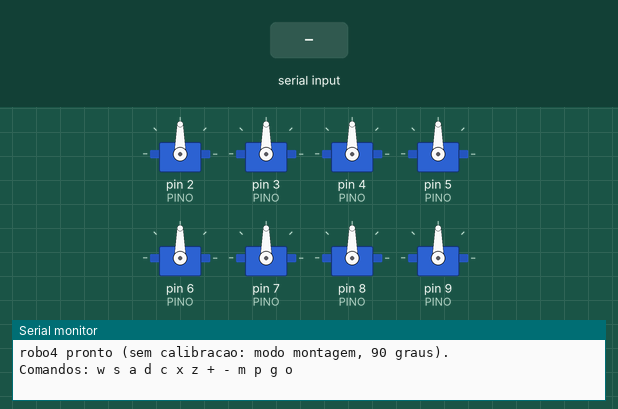
Bench run of a sketch on a simulated Arduino Uno, built with avr-gcc and run on an emulated ATmega328P. Parts: 8 × servo, the last lines printed to the serial monitor. The test bench sets the inputs (shaded band).

Above: at 2.8 s.
2.9 s: "w90\n" received over Serial
At 3.36 s:
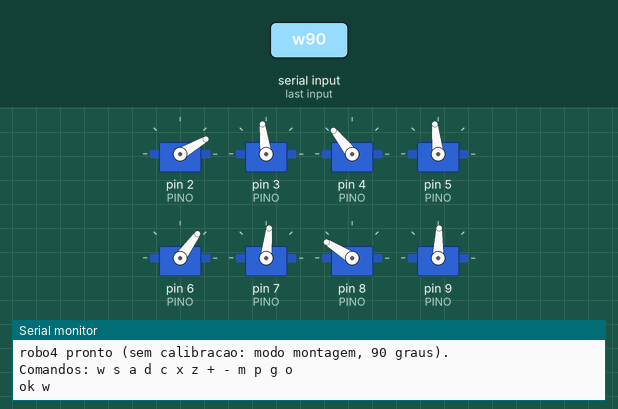
5.9 s: "o 0 1 -6\n" received over Serial
8.9 s: "x\n" received over Serial
At 10.0 s:
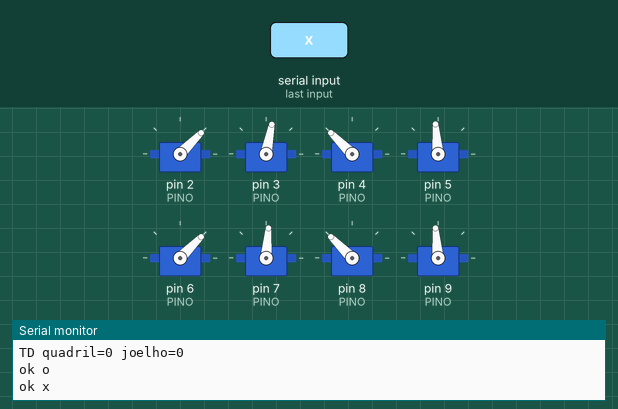
10.4 s: "z\n" received over Serial
At 11.3 s:
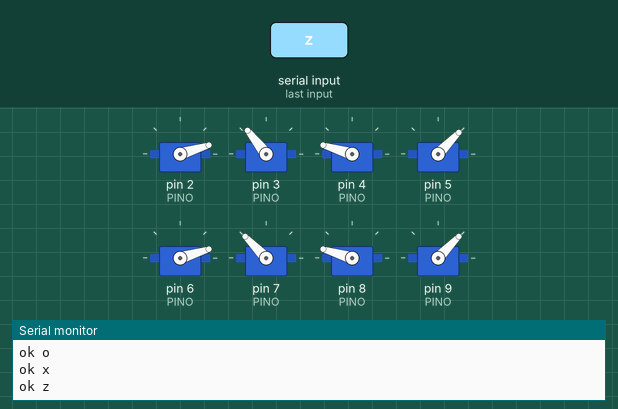
12.0 s: "m\n" received over Serial
At 12.15 s:
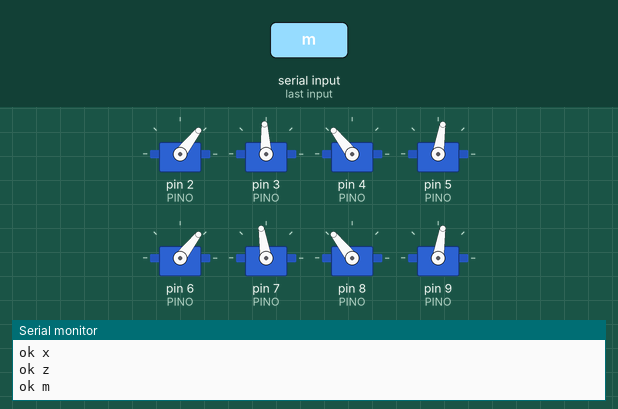
13.8 s: "s90\n" received over Serial
At 13.95 s:
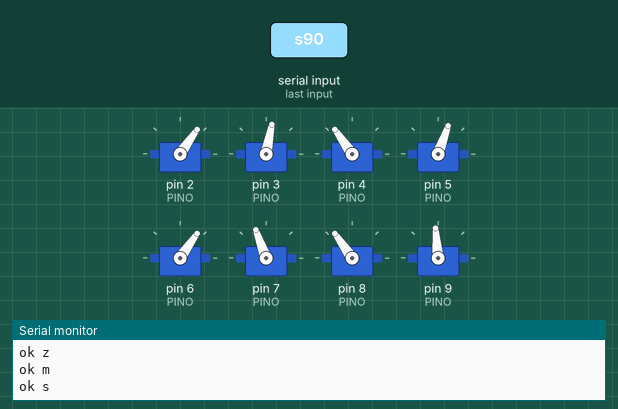
Timing chart, 0 to 30.3 s (numbered marks = the images above; inputs shaded):
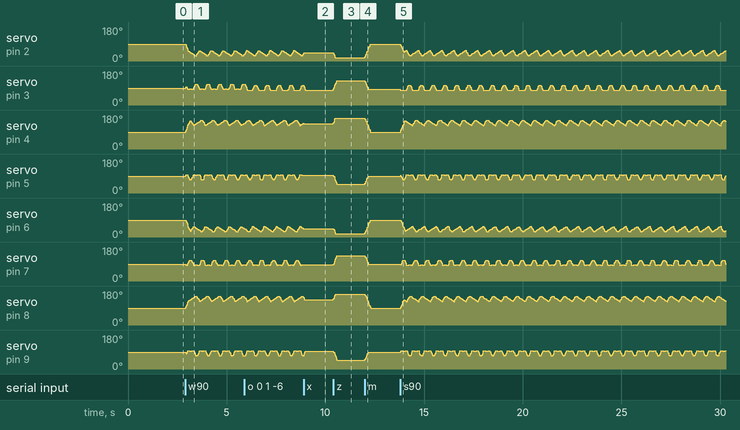

Measured:
- after the input at 8.9 s, servo on pin 5 (PINO): stops changing and stays 95°; servo on pin 6 (PINO): goes on until 8.9 s, then stays 45°; servo on pin 7 (PINO): stops changing and stays 85°
- after the input at 10.4 s, servo on pin 2 (PINO), servo on pin 6 (PINO): 45° → 17° at once; servo on pin 3 (PINO): moves from 79° to 128° over 0.18 s, starting at once; servo on pin 4 (PINO), servo on pin 8 (PINO): 135° → 163° at once; servo on pin 5 (PINO), servo on pin 9 (PINO): 95° → 46° at once; servo on pin 7 (PINO): 85° → 134° at once
- after the input at 12.0 s, servo on pin 2 (PINO): moves from 17° to 90° over 0.28 s, starting at once; servo on pin 3 (PINO): 128° → 84° at once

The sketch:

robo4.ino
```cpp
// robo4 — quadrúpede com joelhos (8 servos) em Arduino Uno + Sensor Shield V5
// Cada perna tem 2 juntas no mesmo plano: quadril (gira a coxa) e joelho (gira a canela).
// Controle pelo Monitor Serial (9600 baud, "Nenhum final de linha" ou "Nova linha"):
//   w frente   s ré   a gira esq.   d gira dir.   c marcha lenta (creep)
//   x parar (em pé)   z deitar   + / - altura   m modo montagem (todos a 90°)
//   o <perna> <junta> <graus>  ajusta a calibração. Ex.: "o 0 1 -6" (Enter no fim)
// Ao ligar sem calibração gravada, fica em modo montagem (90°); "x" põe em pé.
//   p mostra a calibração   g grava a calibração na EEPROM
// Pernas: 0=FE frente esquerda, 1=FD frente direita, 2=TE trás esquerda, 3=TD trás direita
// Juntas: 0=quadril, 1=joelho

#include <Servo.h>
#include <EEPROM.h>
#include <math.h>

// ---- Ligações (pinos do Sensor Shield) ----
// D0/D1 ficam livres para o USB/Bluetooth; A4/A5 livres para I2C (IMU, PCA9685).
const uint8_t PINO[4][2] = {{2, 3}, {4, 5}, {6, 7}, {8, 9}};

// Sentido de cada servo. O lado direito é espelhado. Se uma junta girar ao contrário
// no teste, troque o sinal dela aqui.
const int8_t SENTIDO[4][2] = {{1, -1}, {-1, 1}, {1, -1}, {-1, 1}};

// ---- Geometria (mm) — meça as suas peças e ajuste ----
const float L1 = 55.0;  // coxa: eixo do quadril até eixo do joelho
const float L2 = 60.0;  // canela: eixo do joelho até a ponta do pé
const bool JOELHO_PARA_TRAS = true;

float altura = 85.0;    // distância do quadril ao chão em pé
const float PASSO = 30.0;   // comprimento do passo
const float ELEVA = 20.0;   // quanto o pé sobe no ar
const unsigned long CICLO_TROTE = 600;   // ms por ciclo
const unsigned long CICLO_CREEP = 1600;
// Na marcha lenta o corpo vai para trás quando um pé da frente sobe e para a frente
// quando um pé de trás sobe: assim o peso fica dentro do triângulo das 3 pernas no chão.
const float BALANCO = 12.0;   // mm

// Fase de cada perna no ciclo (0..1)
const float FASE_TROTE[4] = {0.0, 0.5, 0.5, 0.0};     // pares diagonais juntos
// Uma perna no ar por vez, na ordem TE -> FE -> TD -> FD (a perna sobe quando fase >= duty)
const float FASE_CREEP[4] = {0.5, 0.0, 0.75, 0.25};

enum Modo { PARADO, TROTE, CREEP, DEITADO, MONTAGEM };
Modo modo = PARADO;
float frente = 0, giro = 0;

Servo servo[4][2];
int8_t ajuste[4][2];          // calibração em graus
const uint8_t EEPROM_MARCA = 0x4A;

// ---------- Cinemática inversa de uma perna de 2 juntas ----------
// x: para a frente a partir do quadril; y: para baixo. Devolve ângulos em graus:
// quadril = ângulo da coxa em relação à vertical (positivo = para a frente)
// joelho  = ângulo interno entre coxa e canela (180 = perna esticada)
void cinematica(float x, float y, float &quadril, float &joelho) {
  float d = sqrt(x * x + y * y);
  const float dmax = L1 + L2 - 2.0;
  const float dmin = fabs(L1 - L2) + 10.0;
  if (d > dmax) { x *= dmax / d; y *= dmax / d; d = dmax; }
  if (d < dmin) { x *= dmin / d; y *= dmin / d; d = dmin; }

  float a = atan2(x, y);
  float b = acos(constrain((L1 * L1 + d * d - L2 * L2) / (2 * L1 * d), -1.0, 1.0));
  float k = acos(constrain((L1 * L1 + L2 * L2 - d * d) / (2 * L1 * L2), -1.0, 1.0));
  quadril = degrees(JOELHO_PARA_TRAS ? a - b : a + b);
  joelho = degrees(k);
}

// Cada servo anda no máximo MAX_GRAUS por atualização (20 ms): ao ficar em pé ou trocar
// de modo, as pernas vão aos poucos e a fonte não leva o pico dos 8 servos de uma vez.
const float MAX_GRAUS = 5.0;   // o trote pede até ~4° por atualização no joelho
float atual[4][2];

void escreverServo(uint8_t p, uint8_t j, float alvo) {
  alvo = constrain(alvo, 10, 170);
  atual[p][j] += constrain(alvo - atual[p][j], -MAX_GRAUS, MAX_GRAUS);
  servo[p][j].write((int)(atual[p][j] + 0.5));
}

// Montagem: servo em 90° = coxa na vertical e joelho em ângulo reto.
void moverJunta(uint8_t p, uint8_t j, float graus) {
  float neutro = (j == 0) ? 0.0 : 90.0;
  escreverServo(p, j, 90.0 + SENTIDO[p][j] * (graus - neutro) + ajuste[p][j]);
}

void moverPe(uint8_t p, float x, float y) {
  float q, k;
  cinematica(x, y, q, k);
  moverJunta(p, 0, q);
  moverJunta(p, 1, k);
}

// Posição do pé numa fase do ciclo. duty = fração do ciclo com o pé no chão.
void peNoCiclo(float fase, float duty, float passo, float &x, float &y) {
  if (fase < duty) {                       // apoio: o pé empurra o corpo
    float s = fase / duty;
    x = passo / 2 - passo * s;
    y = altura;
  } else {                                 // balanço: o pé sobe e volta à frente
    float s = (fase - duty) / (1.0 - duty);
    x = -passo / 2 + passo * s;
    y = altura - ELEVA * sin(PI * s);
  }
}

// ---------- Calibração ----------
bool carregarAjuste() {
  if (EEPROM.read(0) != EEPROM_MARCA) { memset(ajuste, 0, sizeof(ajuste)); return false; }
  for (uint8_t i = 0; i < 8; i++) ajuste[i / 2][i % 2] = (int8_t)EEPROM.read(1 + i);
  return true;
}

void gravarAjuste() {
  EEPROM.update(0, EEPROM_MARCA);
  for (uint8_t i = 0; i < 8; i++) EEPROM.update(1 + i, (uint8_t)ajuste[i / 2][i % 2]);
  Serial.println(F("Calibracao gravada."));
}

void mostrarAjuste() {
  const char *nome[4] = {"FE", "FD", "TE", "TD"};
  for (uint8_t p = 0; p < 4; p++) {
    Serial.print(nome[p]); Serial.print(F(" quadril=")); Serial.print(ajuste[p][0]);
    Serial.print(F(" joelho=")); Serial.println(ajuste[p][1]);
  }
}

// ---------- Comandos ----------
void comando(char c) {
  switch (c) {
    case 'w': modo = TROTE; frente = 1;  giro = 0;  break;
    case 's': modo = TROTE; frente = -1; giro = 0;  break;
    case 'a': modo = TROTE; frente = 0;  giro = -1; break;
    case 'd': modo = TROTE; frente = 0;  giro = 1;  break;
    case 'c': modo = CREEP; frente = 1;  giro = 0;  break;
    case 'x': modo = PARADO; break;
    case 'z': modo = DEITADO; break;
    case '+': altura = constrain(altura + 5, 50, 105); break;
    case '-': altura = constrain(altura - 5, 50, 105); break;
    case 'm': modo = MONTAGEM; break;
    case 'p': mostrarAjuste(); break;
    case 'g': gravarAjuste(); break;
    case 'o': {
      // Lê o resto da linha: "o <perna> <junta> <graus>". Entrada incompleta não muda nada.
      String linha = Serial.readStringUntil('\n');
      int p, j, g;
      if (sscanf(linha.c_str(), "%d %d %d", &p, &j, &g) == 3 && p >= 0 && p < 4 && j >= 0 && j < 2) {
        ajuste[p][j] = constrain(g, -30, 30);
        mostrarAjuste();
      } else {
        Serial.println(F("uso: o <perna 0-3> <junta 0-1> <graus -30..30>"));
        return;
      }
      break;
    }
    default: return;
  }
  Serial.print(F("ok ")); Serial.println(c);
}

void setup() {
  Serial.begin(9600);
  Serial.setTimeout(3000);
  // Sem calibração gravada, liga em MONTAGEM (tudo em 90°) e só fica em pé com "x".
  // Com calibração gravada, liga direto em pé.
  bool calibrado = carregarAjuste();
  modo = calibrado ? PARADO : MONTAGEM;
  for (uint8_t p = 0; p < 4; p++)
    for (uint8_t j = 0; j < 2; j++) {
      atual[p][j] = 90 + ajuste[p][j];
      servo[p][j].write((int)atual[p][j]);
      servo[p][j].attach(PINO[p][j]);
      delay(200);             // um servo por vez: evita pico de corrente na partida
    }
  Serial.println(calibrado ? F("robo4 pronto (calibrado, em pe).") : F("robo4 pronto (sem calibracao: modo montagem, 90 graus)."));
  Serial.println(F("Comandos: w s a d c x z + - m p g o"));
}

void loop() {
  while (Serial.available()) comando(Serial.read());

  static unsigned long ultimo = 0;
  unsigned long agora = millis();
  if (agora - ultimo < 20) return;        // atualiza os servos a 50 Hz
  ultimo = agora;

  for (uint8_t p = 0; p < 4; p++) {
    float x = 0, y = altura;
    if (modo == MONTAGEM) {
      escreverServo(p, 0, 90 + ajuste[p][0]);
      escreverServo(p, 1, 90 + ajuste[p][1]);
      continue;
    }
    if (modo == DEITADO) y = 45;
    if (modo == TROTE || modo == CREEP) {
      bool esquerda = (p == 0 || p == 2);
      float passo = PASSO * constrain(esquerda ? frente + giro : frente - giro, -1, 1);
      unsigned long ciclo = (modo == TROTE) ? CICLO_TROTE : CICLO_CREEP;
      float duty = (modo == TROTE) ? 0.5 : 0.75;
      const float *fase0 = (modo == TROTE) ? FASE_TROTE : FASE_CREEP;
      float t = (float)(agora % ciclo) / ciclo;
      float fase = fmod(t + fase0[p], 1.0);
      peNoCiclo(fase, duty, passo, x, y);
      // TE sobe em t=0..¼, FE ¼..½, TD ½..¾, FD ¾..1. Pé x positivo = corpo para trás.
      if (modo == CREEP) x += -BALANCO * cos(4 * PI * (t - 0.125));
    }
    moverPe(p, x, y);
  }
}
```
